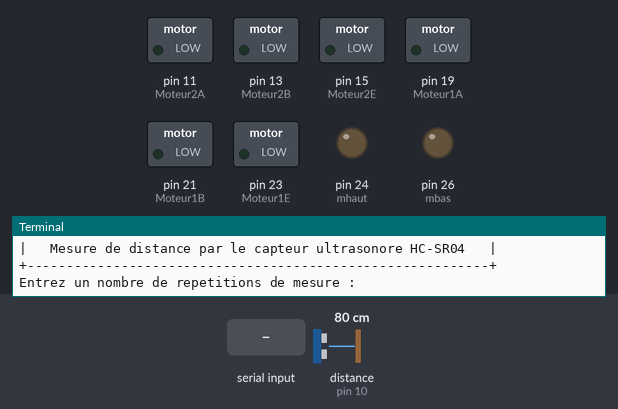
This program was run on a simulated Raspberry Pi (header pin numbers). Shown: switched loads named in the program (green lamp = pin HIGH), output pins drawn as LEDs (lit = HIGH), the last lines printed to the terminal. The inputs (shaded band) are chosen by the test bench; at power-on: distance to the obstacle (sensor on pin 10) 80 cm. The echo pulse lasts 58.3 µs per cm; the clock reads 2024-03-15 10:24:30 at power-on unless the program sets it; pins used as bus, display or sensor lines are not drawn.

Above: at 1.2 s.
1.3 s: "5" typed at the terminal, then Enter
At 4.1 s:
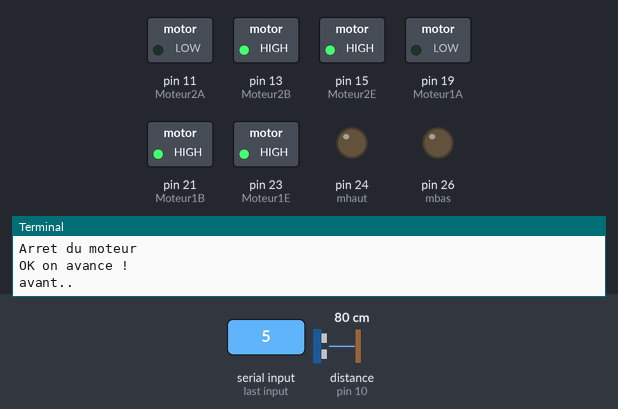
4.3 s: distance to the obstacle (sensor on pin 10) set to 34 cm
5.8 s: distance to the obstacle (sensor on pin 10) set to 27 cm
At 6.4 s:
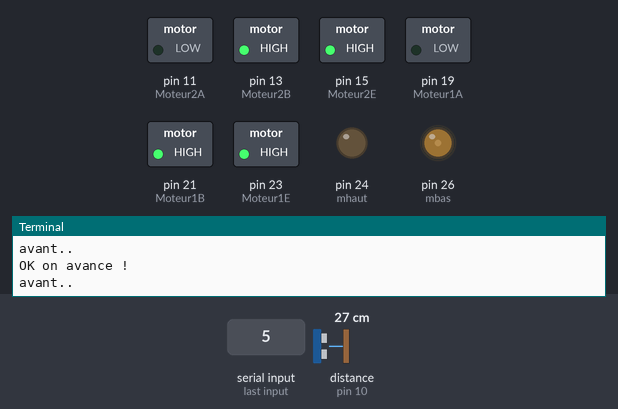
8.8 s: distance to the obstacle (sensor on pin 10) set to 25 cm
At 11.0 s:
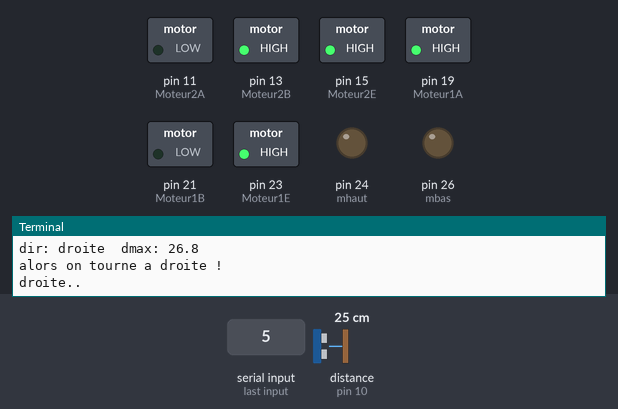
Timing chart, 0 to 15.8 s (numbered marks = the images above; inputs shaded):
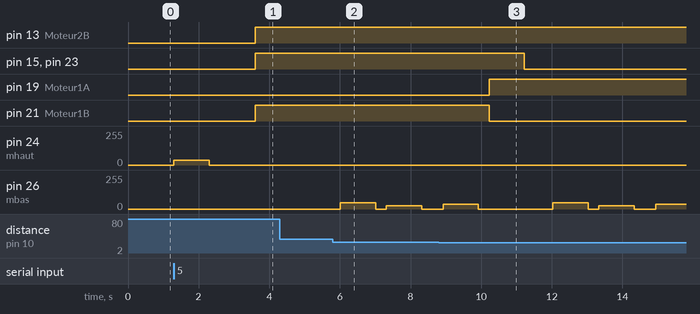

Measured:
- the behaviour switches between 27 and 26 cm on distance to the obstacle (sensor on pin 10) (found by bisection; images 2 and 3)
- after the input at 1.3 s, pin 13 (Moteur2B), pin 15 (Moteur2E), pin 21 (Moteur1B), pin 23 (Moteur1E): LOW → HIGH after 2.3 s; pin 24 (mhaut): 0/255 → 36/255 at once, → 0/255 1.0 s later
- after the input at 5.8 s, pin 13 (Moteur2B), pin 15 (Moteur2E), pin 21 (Moteur1B), pin 23 (Moteur1E): stays HIGH (without the input it goes to LOW after 1.5 s); pin 26 (mbas): 0/255 → 46/255 after 0.21 s, → 0/255 1.0 s later, → 26/255 0.30 s later, → 0/255 1.0 s later
- after the input at 8.8 s, pin 13 (Moteur2B): stays HIGH (without the input it goes to LOW after 6.9 s); pin 15 (Moteur2E), pin 23 (Moteur1E): HIGH → LOW after 2.4 s instead of 6.9 s; pin 19 (Moteur1A): LOW → HIGH after 1.4 s; pin 21 (Moteur1B): HIGH → LOW after 1.4 s instead of 6.9 s

The program:

robot.py
```python
import RPi.GPIO as GPIO
import time
import propulsion
import tourelle

GPIO.setmode(GPIO.BOARD)

print "+-----------------------------------------------------------+"
print "|   Mesure de distance par le capteur ultrasonore HC-SR04   |"
print "+-----------------------------------------------------------+"

Trig = 8          # Entree Trig du HC-SR04 branchee au GPIO 23
Echo = 10         # Sortie Echo du HC-SR04 branchee au GPIO 24

GPIO.setup(Trig,GPIO.OUT)
GPIO.setup(Echo,GPIO.IN)

GPIO.output(Trig, False)

repet = input("Entrez un nombre de repetitions de mesure : ")


def mesure() :

   GPIO.output(Trig, True)
   time.sleep(0.00001)
   GPIO.output(Trig, False)

   while GPIO.input(Echo)==0:  ## Emission de l'ultrason
     debutImpulsion = time.time()

   while GPIO.input(Echo)==1:   ## Retour de l'Echo
     finImpulsion = time.time()

   distance = round((finImpulsion - debutImpulsion) * 340 * 100 / 2, 1)  ## Vitesse du son = 340 m/s
   return distance

def choix_dir() :
# tourelle a gauche
   tourelle.gauche()
   time.sleep(0.3)       # On la prend toute les x seconde
   d_gauche = mesure()
   d_gauche = mesure()
   print "R2 La distance gauche est de : ",d_gauche," cm"

# tourelle a droite
   tourelle.droite()
   time.sleep(0.3)       # On la prend toute les x seconde
   d_droite = mesure()
   d_droite = mesure()
   print "R2 La distance droite est de : ",d_droite," cm"
   time.sleep(0.3)       # On la prend toute les x seconde


# tourelle en face
   tourelle.face()
   d_face = mesure()
   print "R2 La distance en face est de : ",d_face," cm"
   time.sleep(0.3)       # On la prend toute les x seconde

#   d = ("gauche" if d_gauche > d_droite else "droite")
   if d_gauche > d_droite :
      dmax = d_gauche
      dir = "gauche"
   else :
      dmax = d_droite
      dir = "droite"

   if dmax > d_face :
      dir = dir
   else :
      dmax = d_face
      dir = "face"

   print "dir:",dir," dmax:",dmax
   return dir


propulsion.init()
tourelle.init()
tourelle.milieu()

time.sleep(1) # pause au debut


for x in range(repet):    # On prend la mesure "repet" fois

   time.sleep(0.3)       # On la prend toute les x seconde

   distance = mesure()
   if distance > 30 :
      print "OK on avance !"
      propulsion.avant(1)

   else :
      dir = choix_dir()

      if dir == "gauche" :
         print "alors on tourne a gauche!"
         propulsion.gauche(1)

      elif dir == "droite" :
         print "alors on tourne a droite !"
         propulsion.droite(1)

      elif dir == "face" :
         print "alors on avance !"
         propulsion.avant(1)

   time.sleep(0.5)       # On la prend toute les x seconde


GPIO.cleanup()
```

propulsion.py
```python
## Controle d'un moteur DC par le Raspberry Pi

import RPi.GPIO as GPIO
from time import sleep

Moteur2A = 11      ## premiere sortie du premier moteur, pin 16
Moteur2B = 13      ## deuxieme sortie de premier moteur, pin 18
Moteur2E = 15      ## enable du premier moteur, pin 22

Moteur1A = 19      ## premiere sortie du premier moteur, pin 16
Moteur1B = 21      ## deuxieme sortie de premier moteur, pin 18
Moteur1E = 23      ## enable du premier moteur, pin 22


def init():
 GPIO.setmode(GPIO.BOARD)   ##je prefere la numerotation BOARD plutot que BCM


# moteur gauche
 GPIO.setup(Moteur1A,GPIO.OUT)  ## ces trois pins du Raspberry Pi sont des sorties
 GPIO.setup(Moteur1B,GPIO.OUT)
 GPIO.setup(Moteur1E,GPIO.OUT)

# moteur droit
 GPIO.setup(Moteur2A,GPIO.OUT)  ## ces trois pins du Raspberry Pi sont des sorties
 GPIO.setup(Moteur2B,GPIO.OUT)
 GPIO.setup(Moteur2E,GPIO.OUT)

 stop()

 pwm = GPIO.PWM(Moteur1E,50)   ## pwm de la pin 22 a une frequence de 50 Hz
 pwm.start(10)   ## on commemnce avec un rapport cyclique de 100%


def test(t):
 print "test.."
############################################

 GPIO.output(Moteur1B,GPIO.HIGH)
 GPIO.output(Moteur1A,GPIO.LOW)
 GPIO.output(Moteur1E,GPIO.HIGH)

 GPIO.output(Moteur2B,GPIO.HIGH)
 GPIO.output(Moteur2A,GPIO.LOW)
 GPIO.output(Moteur2E,GPIO.HIGH)

############################################
############################################
############################################


def avant(t):
 print"avant.."

# init()
 GPIO.output(Moteur1A,GPIO.LOW)
 GPIO.output(Moteur1B,GPIO.HIGH)
 GPIO.output(Moteur1E,GPIO.HIGH)

 GPIO.output(Moteur2A,GPIO.LOW)
 GPIO.output(Moteur2B,GPIO.HIGH)
 GPIO.output(Moteur2E,GPIO.HIGH)

# sleep(t)  ## on laisse tourner le moteur 5 secondes avec des parametres
# stop()


def arriere(t):
 print "arriere.."

# init()

 print "Rotation sens direct, vitesse maximale (rapport cyclique 100%)"
 GPIO.output(Moteur1A,GPIO.HIGH)
 GPIO.output(Moteur1B,GPIO.LOW)
 GPIO.output(Moteur1E,GPIO.HIGH)

 GPIO.output(Moteur2A,GPIO.HIGH)
 GPIO.output(Moteur2B,GPIO.LOW)
 GPIO.output(Moteur2E,GPIO.HIGH)

 sleep(t)
 stop()
# sleep(t)  ## on laisse tourner le moteur 5 secondes avec des parametres

def gauche(t):
 print "gauche.."
# init()
 GPIO.output(Moteur2A,GPIO.HIGH)
 GPIO.output(Moteur2B,GPIO.LOW)
 GPIO.output(Moteur2E,GPIO.HIGH)

 GPIO.output(Moteur1A,GPIO.LOW)
 GPIO.output(Moteur1B,GPIO.HIGH)
 GPIO.output(Moteur1E,GPIO.HIGH)

 sleep(t)
 stop()

def droite(t):
 print "droite.."
# init()
 GPIO.output(Moteur1A,GPIO.HIGH)
 GPIO.output(Moteur1B,GPIO.LOW)
 GPIO.output(Moteur1E,GPIO.HIGH)

 GPIO.output(Moteur2A,GPIO.LOW)
 GPIO.output(Moteur2B,GPIO.HIGH)
 GPIO.output(Moteur2E,GPIO.HIGH)

 sleep(t)
 stop()


def stop():
 print "Arret du moteur"
 GPIO.output(Moteur1E,GPIO.LOW)
 GPIO.output(Moteur2E,GPIO.LOW)
# GPIO.cleanup()
```

tourelle.py
```python
import RPi.GPIO as GPIO
import time

ajoutAngle = 5
angle = 55
duree = 1
mbas = 26 # verticale
mhaut = 24 # horizontale


def init() :
 #11 et 16

 GPIO.setmode(GPIO.BOARD)
 GPIO.setup(mbas, GPIO.OUT)
 GPIO.setup(mhaut, GPIO.OUT)
 GPIO.setwarnings(False)

# milieu horizontale
def milieu() :

 angle = 90
 pwm=GPIO.PWM(mhaut,100)
 pwm.start(5)

 angleChoisi = float(angle)/10 + ajoutAngle
 pwm.ChangeDutyCycle(angleChoisi)
 time.sleep(duree)

def droite() :

 angle = 50
 pwm=GPIO.PWM(mbas,100)
 pwm.start(5)

 angleChoisi = float(angle)/10 + ajoutAngle
 pwm.ChangeDutyCycle(angleChoisi)
 time.sleep(duree)

def gauche() :

 angle = 130
 pwm=GPIO.PWM(mbas,100)
 pwm.start(5)

 angleChoisi = float(angle)/10 + ajoutAngle
 pwm.ChangeDutyCycle(angleChoisi)
 time.sleep(duree)

def face() :

 angle = 90
 #pwm=GPIO.PWM(mhaut,80)
 pwm=GPIO.PWM(mbas,100)
 pwm.start(5)

 angleChoisi = float(angle)/10 + ajoutAngle
 pwm.ChangeDutyCycle(angleChoisi)
 time.sleep(duree)
```
